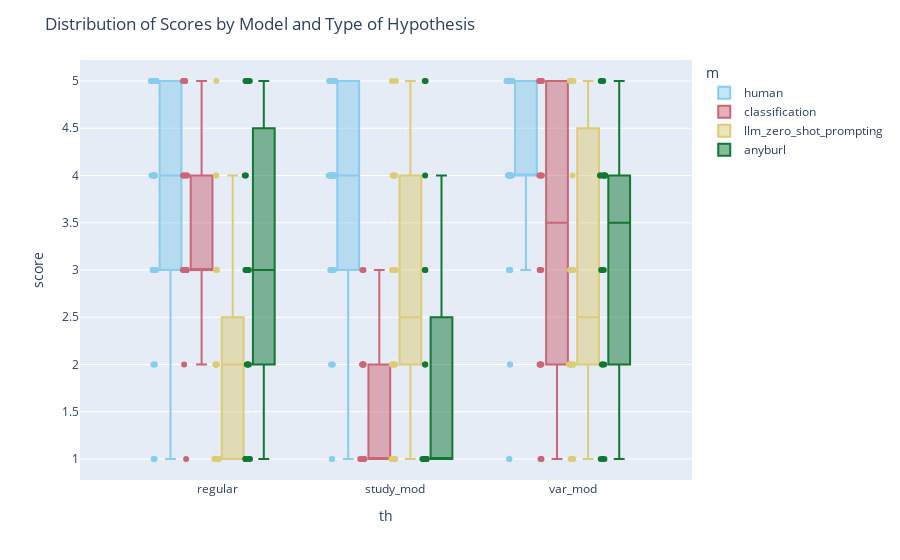

Notebook source saved alongside this figure:
### Code cell
columns = ["user_id", "score", "th", "giv", "i_shuffled", "m"]
df_score_h_ai_human = pd.concat([human_h[columns], ai_h[columns]])

fig = px.box(df_score_h_ai_human, x='th', y='score', color='m', points='all',
             #labels={'Score': 'Scores', 'Model': 'Models', 'Type of Hypothesis': 'Type of Hypothesis'}
             color_discrete_map=COLOR_PALETTE
             )
fig.update_layout(title='Distribution of Scores by Model and Type of Hypothesis')
fig.write_image("../visualisations/user_studies_ai_human_h_scores.pdf", format='pdf')
fig.show()

### Figure 1 — Plotly figure (JSON) as saved in the notebook; plotly's stock layout.template omitted (floating-point values rounded to 4 significant figures; data arrays with more than 128 entries replaced by an {"elided": "..."} marker saying what was removed)
{"data": [{"alignmentgroup": "True", "boxpoints": "all", "hovertemplate": "m=human<br>th=%{x}<br>score=%{y}<extra></extra>", "legendgroup": "human", "marker": {"color": "rgb(136, 204, 238)"}, "name": "human", "notched": false, "offsetgroup": "human", "orientation": "v", "showlegend": true, "type": "box", "x": {"elided": "150 str values"}, "x0": " ", "xaxis": "x", "y": {"elided": "150 int values"}, "y0": " ", "yaxis": "y"}, {"alignmentgroup": "True", "boxpoints": "all", "hovertemplate": "m=classification<br>th=%{x}<br>score=%{y}<extra></extra>", "legendgroup": "classification", "marker": {"color": "rgb(204, 102, 119)"}, "name": "classification", "notched": false, "offsetgroup": "classification", "orientation": "v", "showlegend": true, "type": "box", "x": ["regular", "regular", "regular", "regular", "regular", "regular", "regular", "regular", "regular", "regular", "regular", "regular", "regular", "regular", "regular", "regular", "regular", "regular", "regular", "regular", "study_mod", "study_mod", "study_mod", "study_mod", "study_mod", "study_mod", "study_mod", "study_mod", "study_mod", "study_mod", "study_mod", "study_mod", "study_mod", "study_mod", "study_mod", "study_mod", "study_mod", "study_mod", "study_mod", "study_mod", "var_mod", "var_mod", "var_mod", "var_mod", "var_mod", "var_mod", "var_mod", "var_mod", "var_mod", "var_mod", "var_mod", "var_mod", "var_mod", "var_mod", "var_mod", "var_mod", "var_mod", "var_mod", "var_mod", "var_mod"], "x0": " ", "xaxis": "x", "y": [3, 2, 3, 3, 3, 4, 4, 1, 4, 3, 3, 3, 3, 5, 5, 4, 3, 4, 5, 5, 1, 1, 1, 2, 2, 2, 2, 2, 3, 2, 1, 1, 1, 3, 1, 1, 1, 1, 2, 1, 4, 2, 1, 5, 2, 4, 2, 1, 5, 2, 2, 3, 5, 5, 3, 4, 3, 5, 5, 4], "y0": " ", "yaxis": "y"}, {"alignmentgroup": "True", "boxpoints": "all", "hovertemplate": "m=llm_zero_shot_prompting<br>th=%{x}<br>score=%{y}<extra></extra>", "legendgroup": "llm_zero_shot_prompting", "marker": {"color": "rgb(221, 204, 119)"}, "name": "llm_zero_shot_prompting", "notched": false, "offsetgroup": "llm_zero_shot_prompting", "orientation": "v", "showlegend": true, "type": "box", "x": ["regular", "regular", "regular", "regular", "regular", "regular", "regular", "regular", "regular", "regular", "regular", "regular", "regular", "regular", "regular", "regular", "regular", "regular", "regular", "regular", "study_mod", "study_mod", "study_mod", "study_mod", "study_mod", "study_mod", "study_mod", "study_mod", "study_mod", "study_mod", "study_mod", "study_mod", "study_mod", "study_mod", "study_mod", "study_mod", "study_mod", "study_mod", "study_mod", "study_mod", "var_mod", "var_mod", "var_mod", "var_mod", "var_mod", "var_mod", "var_mod", "var_mod", "var_mod", "var_mod", "var_mod", "var_mod", "var_mod", "var_mod", "var_mod", "var_mod", "var_mod", "var_mod", "var_mod", "var_mod"], "x0": " ", "xaxis": "x", "y": [2, 1, 4, 2, 2, 1, 3, 4, 5, 3, 2, 2, 1, 1, 1, 2, 2, 1, 1, 1, 2, 2, 1, 2, 2, 4, 3, 1, 2, 2, 4, 4, 3, 5, 1, 4, 4, 3, 5, 1, 2, 2, 1, 5, 1, 4, 2, 1, 5, 2, 5, 3, 2, 5, 3, 3, 2, 2, 5, 3], "y0": " ", "yaxis": "y"}, {"alignmentgroup": "True", "boxpoints": "all", "hovertemplate": "m=anyburl<br>th=%{x}<br>score=%{y}<extra></extra>", "legendgroup": "anyburl", "marker": {"color": "rgb(17, 119, 51)"}, "name": "anyburl", "notched": false, "offsetgroup": "anyburl", "orientation": "v", "showlegend": true, "type": "box", "x": ["regular", "regular", "regular", "regular", "regular", "regular", "regular", "regular", "regular", "regular", "regular", "regular", "regular", "regular", "regular", "regular", "regular", "regular", "regular", "regular", "study_mod", "study_mod", "study_mod", "study_mod", "study_mod", "study_mod", "study_mod", "study_mod", "study_mod", "study_mod", "study_mod", "study_mod", "study_mod", "study_mod", "study_mod", "study_mod", "study_mod", "study_mod", "study_mod", "study_mod", "var_mod", "var_mod", "var_mod", "var_mod", "var_mod", "var_mod", "var_mod", "var_mod", "var_mod", "var_mod", "var_mod", "var_mod", "var_mod", "var_mod", "var_mod", "var_mod", "var_mod", "var_mod", "var_mod", "var_mod"], "x0": " ", "xaxis": "x", "y": [5, 2, 1, 5, 5, 4, 4, 1, 3, 3, 2, 2, 1, 1, 2, 3, 3, 3, 5, 5, 1, 1, 1, 5, 1, 3, 1, 1, 5, 1, 3, 4, 1, 2, 1, 1, 1, 1, 2, 1, 2, 4, 1, 5, 1, 2, 2, 1, 5, 1, 4, 4, 4, 4, 3, 3, 4, 5, 4, 3], "y0": " ", "yaxis": "y"}], "layout": {"boxmode": "group", "legend": {"title": {"text": "m"}, "tracegroupgap": 0}, "margin": {"t": 60}, "title": {"text": "Distribution of Scores by Model and Type of Hypothesis"}, "xaxis": {"anchor": "y", "domain": [0, 1], "title": {"text": "th"}}, "yaxis": {"anchor": "x", "domain": [0, 1], "title": {"text": "score"}}}}
